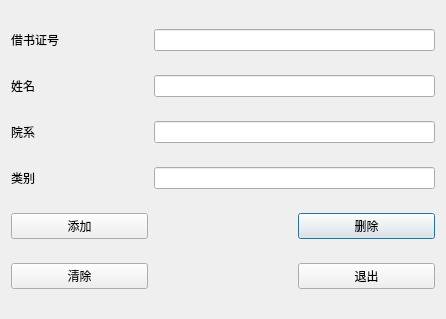
<?xml version="1.0" encoding="UTF-8"?>
<ui version="4.0">
 <class>manageCard</class>
 <widget class="QDialog" name="manageCard">
  <property name="geometry">
   <rect>
    <x>0</x>
    <y>0</y>
    <width>446</width>
    <height>319</height>
   </rect>
  </property>
  <property name="windowTitle">
   <string>Dialog</string>
  </property>
  <property name="styleSheet">
   <string notr="true">background-image: url(:/image1.jpg);</string>
  </property>
  <layout class="QGridLayout" name="gridLayout">
   <item row="0" column="0">
    <widget class="QLabel" name="card_3">
     <property name="text">
      <string>借书证号</string>
     </property>
    </widget>
   </item>
   <item row="0" column="1" colspan="2">
    <widget class="QLineEdit" name="card"/>
   </item>
   <item row="1" column="0">
    <widget class="QLabel" name="name_3">
     <property name="text">
      <string>姓名</string>
     </property>
    </widget>
   </item>
   <item row="1" column="1" colspan="2">
    <widget class="QLineEdit" name="name"/>
   </item>
   <item row="2" column="0">
    <widget class="QLabel" name="department_3">
     <property name="text">
      <string>院系</string>
     </property>
    </widget>
   </item>
   <item row="2" column="1" colspan="2">
    <widget class="QLineEdit" name="department"/>
   </item>
   <item row="3" column="0">
    <widget class="QLabel" name="type_3">
     <property name="text">
      <string>类别</string>
     </property>
    </widget>
   </item>
   <item row="3" column="1" colspan="2">
    <widget class="QLineEdit" name="type"/>
   </item>
   <item row="4" column="2">
    <widget class="QPushButton" name="delete_2">
     <property name="text">
      <string>删除</string>
     </property>
    </widget>
   </item>
   <item row="5" column="2">
    <widget class="QPushButton" name="exit">
     <property name="text">
      <string>退出</string>
     </property>
    </widget>
   </item>
   <item row="4" column="0">
    <widget class="QPushButton" name="add">
     <property name="text">
      <string>添加</string>
     </property>
    </widget>
   </item>
   <item row="5" column="0">
    <widget class="QPushButton" name="clear">
     <property name="text">
      <string>清除</string>
     </property>
    </widget>
   </item>
  </layout>
 </widget>
 <resources/>
 <connections/>
</ui>
